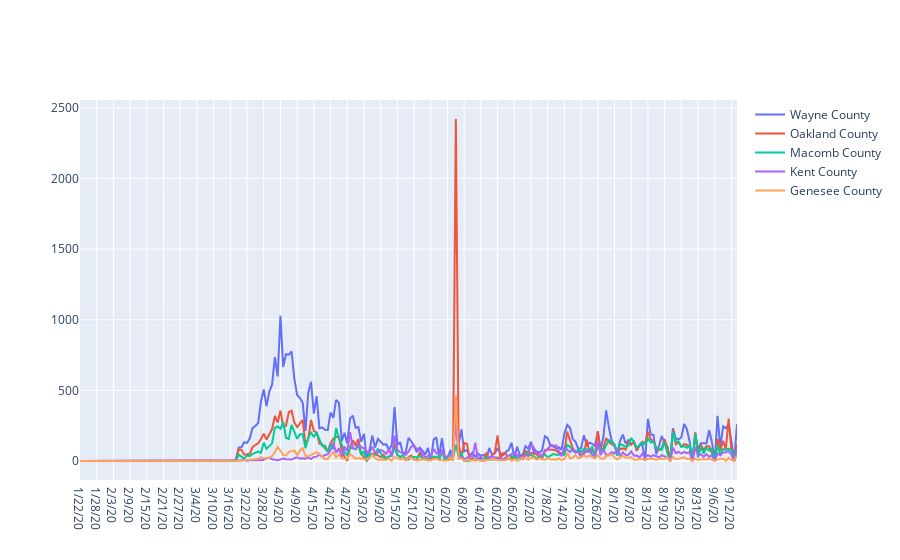

Here is the notebook cell this chart was saved with:
### Markdown cell above
## Daily trend plot for cases

### Code cell
import plotly.graph_objects as go

graph1 = go.Figure()

graph1.add_trace(go.Scatter(x=daily_new_cases_MI_counties.index, y= daily_new_cases_MI_counties[1336],
                    mode='lines',
                    name="Wayne County"))
graph1.add_trace(go.Scatter(x=daily_new_cases_MI_counties.index, y= daily_new_cases_MI_counties[1317],
                    mode='lines',
                    name="Oakland County"))
graph1.add_trace(go.Scatter(x=daily_new_cases_MI_counties.index, y= daily_new_cases_MI_counties[1304],
                    mode='lines',
                    name="Macomb County"))
graph1.add_trace(go.Scatter(x=daily_new_cases_MI_counties.index, y= daily_new_cases_MI_counties[1295],
                    mode='lines',
                    name="Kent County"))
graph1.add_trace(go.Scatter(x=daily_new_cases_MI_counties.index, y= daily_new_cases_MI_counties[1279],
                    mode='lines',
                    name="Genesee County"))
graph1.show()
graph1.write_image("images/daily_trend_cases.png")

### Figure 1 — Plotly figure (JSON) as saved in the notebook; plotly's stock layout.template omitted (floating-point values rounded to 4 significant figures; data arrays with more than 128 entries replaced by an {"elided": "..."} marker saying what was removed)
{"data": [{"mode": "lines", "name": "Wayne County", "type": "scatter", "x": {"elided": "237 str values"}, "y": {"elided": "237 int values"}}, {"mode": "lines", "name": "Oakland County", "type": "scatter", "x": {"elided": "237 str values"}, "y": {"elided": "237 int values"}}, {"mode": "lines", "name": "Macomb County", "type": "scatter", "x": {"elided": "237 str values"}, "y": {"elided": "237 int values"}}, {"mode": "lines", "name": "Kent County", "type": "scatter", "x": {"elided": "237 str values"}, "y": {"elided": "237 int values"}}, {"mode": "lines", "name": "Genesee County", "type": "scatter", "x": {"elided": "237 str values"}, "y": {"elided": "237 int values"}}], "layout": {}}
